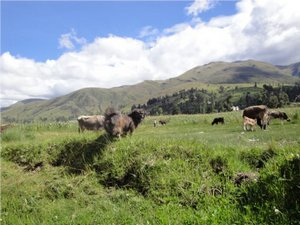
//> input picture images/Histogram_Calculation_Original_Image.jpg, 300 x 225 px
$ ./Rect ../images/Histogram_Calculation_Original_Image.jpg   (built with g++ and OpenCV 4)
//> lines starting //> are read from the running program, lines starting //| are printed output that depends on the picture; after the words box and inside, x2 and y2 are one past the last pixel; in counts of white or black regions, pixels touching at a corner belong together
#include <cv.h>
#include <highgui.h>

using namespace cv;

int main( int argc, char** argv )
{
 Rect blackFrame(5,5,100,100);


 char* imageName = argv[1];

 Mat image;
 image = imread( imageName, 1 );
//> image is the input picture: 225 rows x 300 cols, CV_8UC3; mean B, G, R 131.6, 149, 138.7

 if( argc != 2 || !image.data )
 {
   printf( " No image data \n " );
   return -1;
 }

 Mat gray_image;
 cvtColor( image, gray_image, CV_BGR2GRAY );
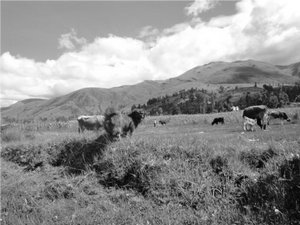
//> gray_image: 225 rows x 300 cols, CV_8UC1; min 0, max 255, mean 143.9

 imwrite( "Gray_Image.jpg", gray_image );

 // [5 lines of commented-out code are left out]
 rectangle(image, blackFrame, Scalar(0,0,0), -1);
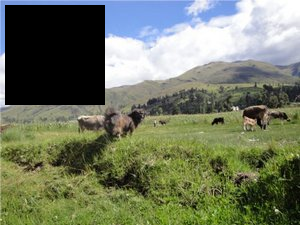
//> image: 225 rows x 300 cols, CV_8UC3; 14.81% of pixels changed, all inside (x1, y1, x2, y2) = (5, 5, 105, 105)

 waitKey(0);


 return 0;
}
